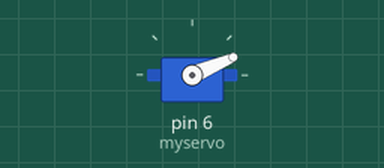
A sketch run on a simulated Arduino Uno, built with avr-gcc and run on an emulated ATmega328P. Shown: servo.

Above: at 0.05 s.
At 0.45 s:
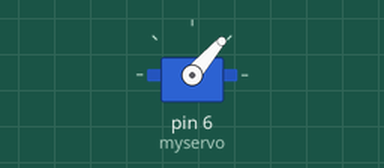
At 0.9 s:
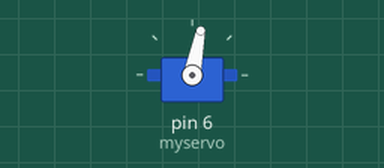
At 1.75 s:
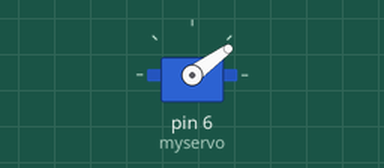
Timing chart, 0 to 4.6 s (numbered marks = the images above):
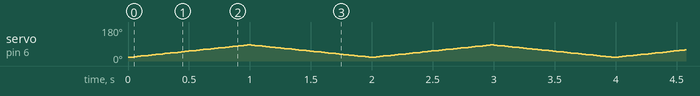

The sketch:

growing_servo.ino
```cpp
#include <Servo.h>

Servo myservo;  // create servo object to control a servo
// twelve servo objects can be created on most boards

int pos = 0;    // variable to store the servo position

void setup() {
  myservo.attach(6);  // attaches the servo on pin 9 to the servo object
}

void loop() {
  for (pos = 20; pos <= 85; pos += 1) { // goes from 0 degrees to 180 degrees
    // in steps of 1 degree
    myservo.write(pos);              // tell servo to go to position in variable 'pos'
    delay(15);                       // waits 15ms for the servo to reach the position
  }
  for (pos = 85; pos >= 20; pos -= 1) { // goes from 180 degrees to 0 degrees
    myservo.write(pos);              // tell servo to go to position in variable 'pos'
    delay(15);                       // waits 15ms for the servo to reach the position
  }
}
```
